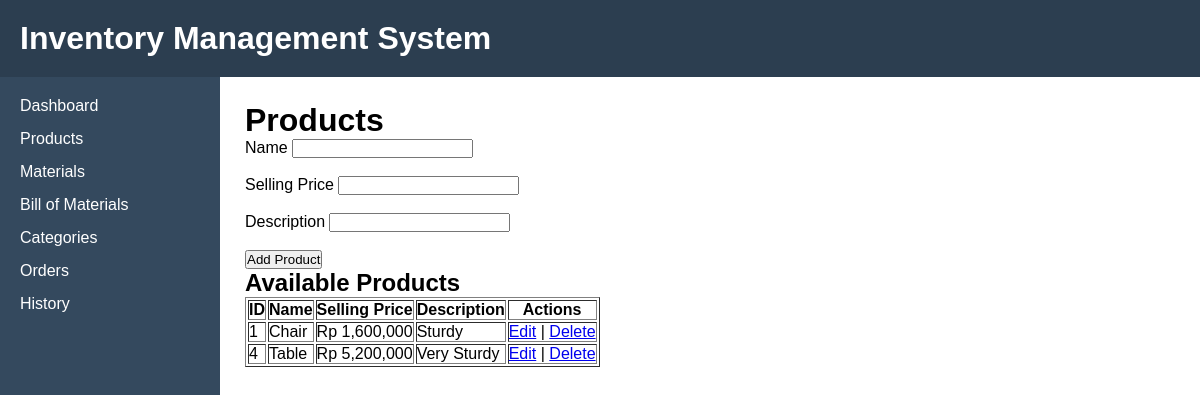
/products, run on an earlier commit of the app's database.
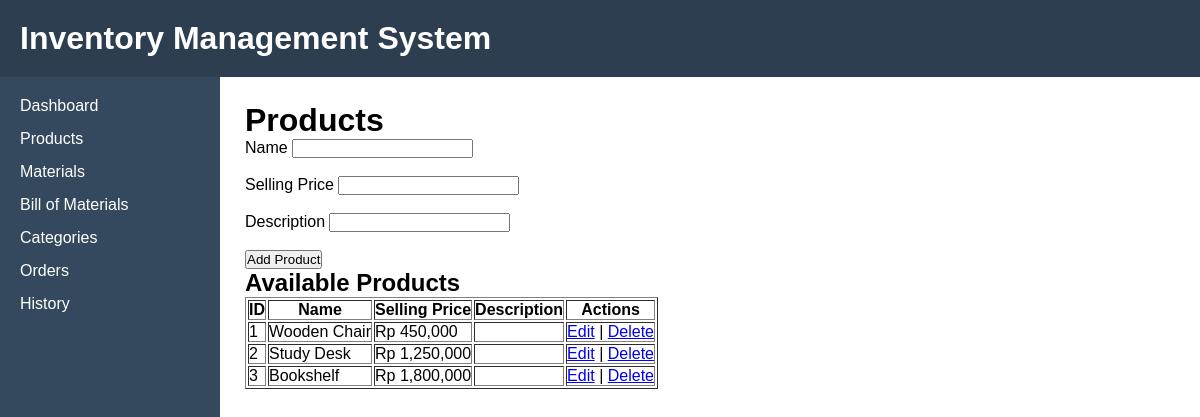
And on a later commit of the database.
### tables this page shows
CREATE TABLE products (
    id INTEGER PRIMARY KEY AUTOINCREMENT,
    name TEXT NOT NULL,
    selling_price REAL NOT NULL,
    description TEXT
);

### app.py (the view)
@app.route("/products")
def products():
    connection = sqlite3.connect("inventory.db")
    cursor = connection.cursor()
    cursor.execute("SELECT * FROM products")
    products = cursor.fetchall()
    connection.close()
    return render_template("products.html", products=products)

### templates/products.html
{% extends "base.html" %}
{% block content %}
<h1>Products</h1>
<form action="/add_product" method="POST">
    <label>Name</label>
    <input type="text" name="name" required><br><br>
    <label>Selling Price</label>
    <input type="number" name="selling_price" required><br><br>
    <label>Description</label>
    <input type="text" name="description"><br><br>
    <button type="submit">Add Product</button>
</form>
<table border="1">
    <tr>
        <th>ID</th>
        <th>Name</th>
        <th>Selling Price</th>
        <th>Description</th>
        <th>Actions</th>
    </tr>
    <h2>Available Products</h2>
    {% for product in products %}
    <tr>
        <td>{{ product[0] }}</td>
        <td>{{ product[1] }}</td>
        <td>Rp {{ "{:,.0f}".format(product[2]) }}</td>
        <td>{{ product[3] }}</td>
        <td>
            <a href="/edit_product/{{ product[0] }}">Edit</a>
            |
            <a href="/delete_product/{{ product[0] }}">Delete</a>
        </td>
    </tr>
    {% endfor %}
</table>
{% endblock %}

What changed in the data, as far as the page shows it:
removed products: id "4", name "Table", selling_price "5,200,000", description "Very Sturdy"
changed products id 1: name "Chair" → "Wooden Chair"; selling_price "1,600,000" → "450,000"; description "Sturdy" → (not shown)
added products: id "2", name "Study Desk", selling_price "1,250,000"
added products: id "3", name "Bookshelf", selling_price "1,800,000"
